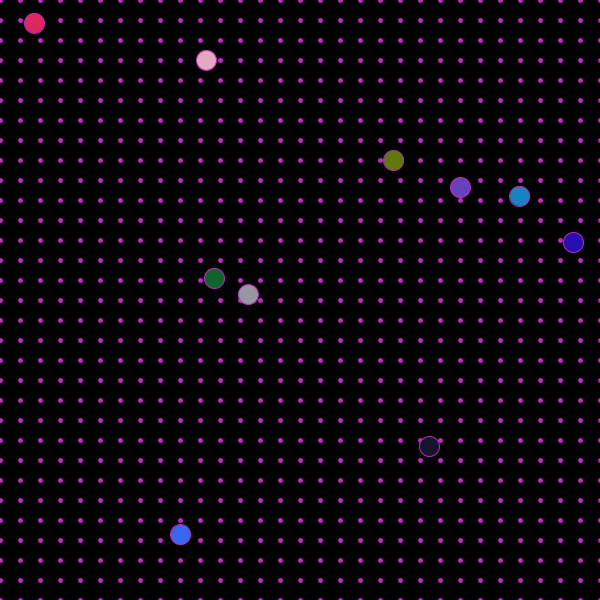
Frame 1 (no input)
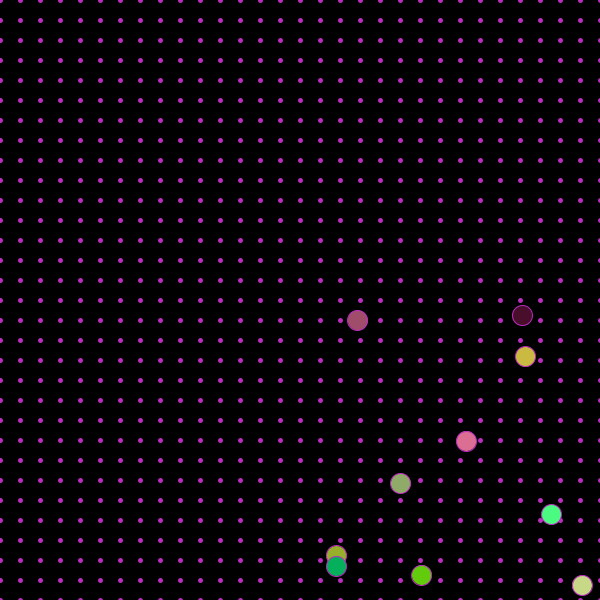
Frame 60 (the mouse pressed at the canvas centre just before this capture)
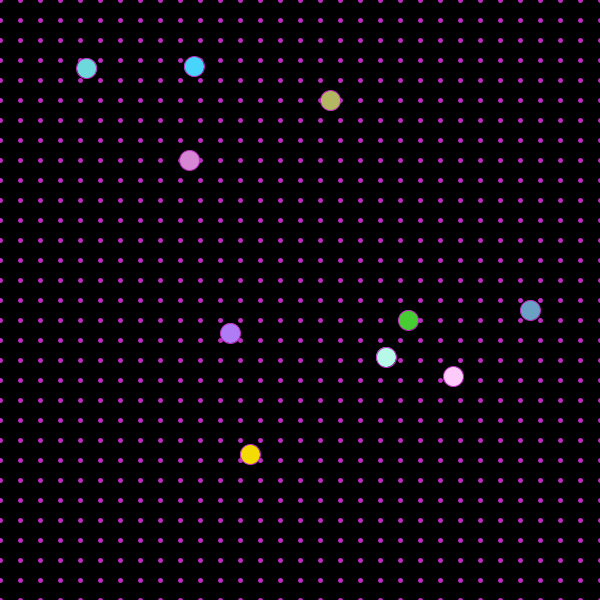
Frame 120 (the mouse held since frame 60 and released just before this capture)

The Processing sketch that drew these frames (run headless with seeded random() and noise(); from frame 60 on, the mouse is pressed at the canvas centre):

// Processing sketch: processing_98897
// ── processing_98897.pde

int x=10 ;
int y=10;
float r = 20;
int Boles = 10;
 
float[] posX = new float[Boles];
 
float[] posY = new float[Boles];
 
float[] velX = new float[Boles];
 
float[] velY = new float[Boles];
 
 
void setup(){
 size(600,600);
 
 for(int i = 0; i<Boles; i++){
    posX[i] = int(random(width));
    posY[i] = int(random(height));
    velX[i] = random(5,7);
    velY[i] = random(5,7);   
  }
}

void draw(){
  size(600,600);
 dibuixa_fons();
   for (int i=0; i<Boles;i++){
  actualitza_posicio (i);
      posiciona_element(posX[i], posY[i]);
      
  }
}


void dibuixa_fons (){
stroke(188,44,191);
 background(0);
colorMode(RGB,255);
  fill(255,25);
strokeWeight(5);
  
      for(x=0; x<650; x=x+20)
{
    for(y=0;y<650;y=y+20)
    {point(x,y);}
     
    
      
    
    }
}
    void posiciona_element(float posX, float posY){
       strokeWeight(1);
  
    fill(random(255),random(255),random(255));
    ellipse(posX,posY,r,r); 
    }
    
    
    void actualitza_posicio( int i){
     
    posX[i] += velX[i];
    posY[i] += velY[i];
 
    
    if((posX[i]<0)||(posX[i]>width)){
      velX[i] = -velX[i];
        background(random(255),random(255),random(255));//canvia de color amb tocar amb les parets
         
    }
   
    if((posY[i]<0)||(posY[i]>height)){
      velY[i] = -velY[i];
       background(random(255),random(255),random(255));//canvia de color amb tocar amb les parets
         
        }
      }
    void mousePressed(){
   
  for(int i = 0; i<Boles; i++){
    posX[i] = random(width);
    posY[i] = random(height);
    velX[i]=-velX[i];
    velY[i]=-velY[i];
 
 
  }
}
